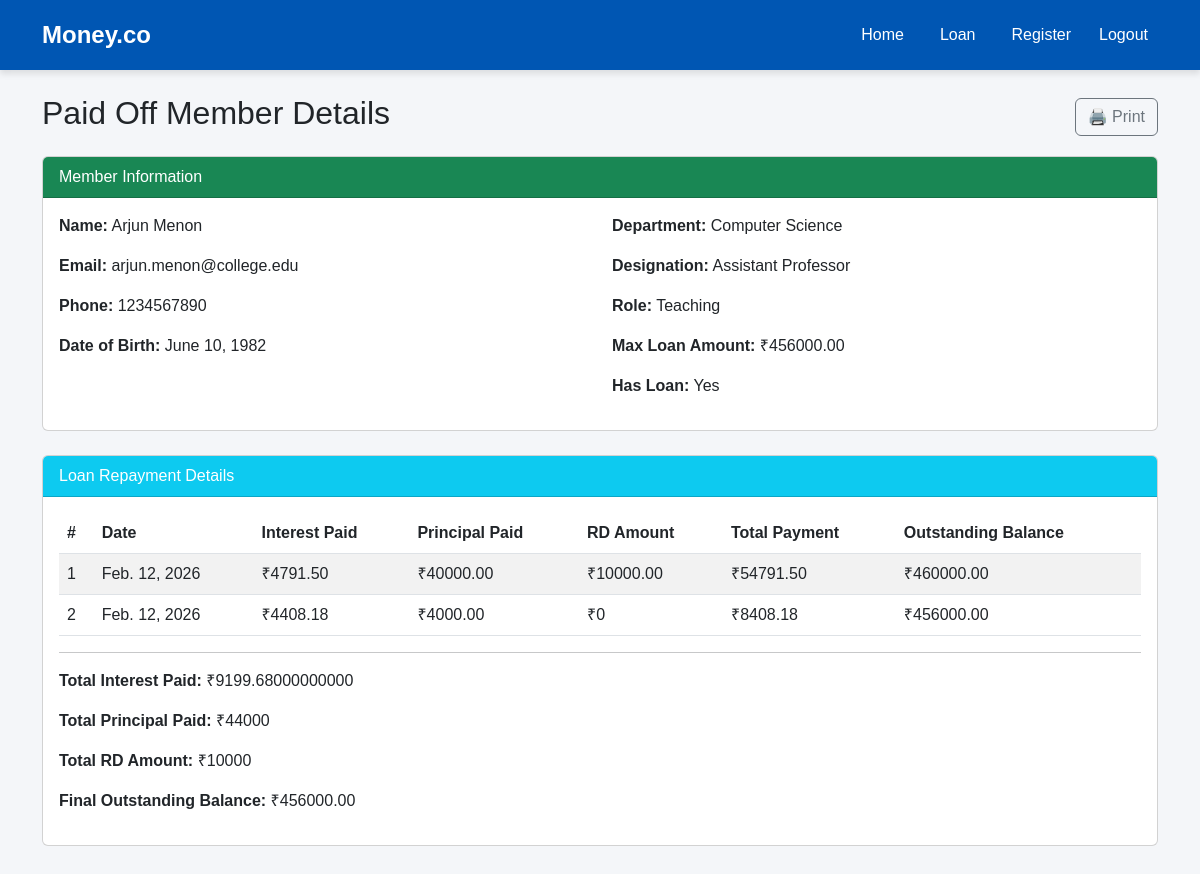
Page /paid_off/view/16/ on the committed database.
### moneyapp/models.py (models this page shows, shortened)
class Member(models.Model):
    ROLE_CHOICES = [
        ('Teaching', 'Teaching Staff'),
        ('Non-Teaching', 'Non-Teaching Staff')
    ]
    name            = models.CharField(max_length=100)
    member_id       = models.CharField(max_length=50, unique=True)
    department      = models.CharField(max_length=100, blank=True)
    designation     = models.CharField(max_length=100, blank=True)
    mob             = models.CharField(max_length=10, validators=[phone_validator])
    email           = models.EmailField()
    dob             = models.DateField()
    doj             = models.DateField()
    doj_service     = models.DateField()
    maximum_period  = models.IntegerField()
    max_loan_amount = models.DecimalField(max_digits=10, decimal_places=2)
    city            = models.CharField(max_length=100)
    pincode         = models.CharField(max_length=10)
    role            = models.CharField(max_length=20, choices=ROLE_CHOICES, default='Non-Teaching')
    has_loan        = models.BooleanField(default=False)

class LoanRepayment(models.Model):
    member               = models.ForeignKey(Member, on_delete=models.CASCADE)
    repayment_number     = models.PositiveIntegerField()
    repayment_date       = models.DateField()
    interest_paid        = models.DecimalField(max_digits=10, decimal_places=2)
    principal_paid       = models.DecimalField(max_digits=10, decimal_places=2)
    rd_amount            = models.DecimalField(max_digits=10, decimal_places=2, default=0)
    total_payment        = models.DecimalField(max_digits=10, decimal_places=2)
    outstanding_balance  = models.DecimalField(max_digits=10, decimal_places=2)
    class Meta:
        ordering = ('member', 'repayment_number')
        constraints = [
            UniqueConstraint(
                fields=['member', 'repayment_number'],
                name='unique_member_repayment'
            )
        ]

### moneyapp/views.py (the view)
# urls.py: path('paid_off/view/<int:member_id>/', views.view_paid_off_details, name='view_paid_off_details'),  # placeholder
def view_paid_off_details(request, member_id):
    member = get_object_or_404(Member, id=member_id)
    repayments = LoanRepayment.objects.filter(member=member)
    totals = repayments.aggregate(
        total_interest=Sum('interest_paid'),
        total_principal=Sum('principal_paid'),
        total_rd=Sum('rd_amount')
    )
    return render(request, 'paid_off_detail.html', {
        'member': member,
        'repayments': repayments,
        'total_interest': totals['total_interest'] or 0,
        'total_principal': totals['total_principal'] or 0,
        'total_rd': totals['total_rd'] or 0,
        'final_balance': member.max_loan_amount
    })

### moneyapp/templates/paid_off_detail.html (shortened to what this page needs)
{% extends 'base.html' %}
{% load static %}
{% block content %}
<div class="container mt-4" id="printSection">
    <div class="d-flex justify-content-between align-items-center mb-3">
        <h2>Paid Off Member Details</h2>
        <button class="btn btn-outline-secondary d-print-none" onclick="window.print()">
            🖨️ Print
        </button>
    </div>
    <div class="card mb-4">
        <div class="card-header bg-success text-white">
            Member Information
        </div>
        <div class="card-body row">
            <div class="col-md-6">
                <p><strong>Name:</strong> {{ member.name }}</p>
                <p><strong>Email:</strong> {{ member.email }}</p>
                <p><strong>Phone:</strong> {{ member.mob }}</p>
                <p><strong>Date of Birth:</strong> {{ member.dob }}</p>
            </div>
            <div class="col-md-6">
                <p><strong>Department:</strong> {{ member.department }}</p>
                <p><strong>Designation:</strong> {{ member.designation }}</p>
                <p><strong>Role:</strong> {{ member.role }}</p>
                <p><strong>Max Loan Amount:</strong> ₹{{ member.max_loan_amount }}</p>
                <p><strong>Has Loan:</strong> {{ member.has_loan|yesno:"Yes,No" }}</p>
            </div>
        </div>
    </div>
    <div class="card">
        <div class="card-header bg-info text-white">
            Loan Repayment Details
        </div>
        <div class="card-body">
            {% if repayments %}
                <table class="table table-striped">
                    <thead>
                        <tr>
                            <th>#</th>
                            <th>Date</th>
                            <th>Interest Paid</th>
                            <th>Principal Paid</th>
                            <th>RD Amount</th>
                            <th>Total Payment</th>
                            <th>Outstanding Balance</th>
                        </tr>
                    </thead>
                    <tbody>
                        {% for r in repayments %}
                        <tr>
                            <td>{{ r.repayment_number }}</td>
                            <td>{{ r.repayment_date }}</td>
                            <td>₹{{ r.interest_paid }}</td>
                            <td>₹{{ r.principal_paid }}</td>
                            <td>₹{{ r.rd_amount|default:0 }}</td>
                            <td>₹{{ r.total_payment }}</td>
                            <td>₹{{ r.outstanding_balance }}</td>
                        </tr>
                        {% endfor %}
                    </tbody>
                </table>
                <hr>
                <p><strong>Total Interest Paid:</strong> ₹{{ total_interest }}</p>
                <p><strong>Total Principal Paid:</strong> ₹{{ total_principal }}</p>
                <p><strong>Total RD Amount:</strong> ₹{{ total_rd }}</p>
                <p><strong>Final Outstanding Balance:</strong> ₹{{ final_balance }}</p>
            {% else %}
                <p>No repayment records found.</p>
            {% endif %}
        </div>
    </div>
</div>
{% endblock %}

### moneyapp/templates/base.html (style rules this page uses)
body { background-color: #f4f6f9; font-family: 'Arial', sans-serif; padding-bottom: 80px; }

### rows in the picture
Member: name "Arjun Menon", email "arjun.menon@college.edu", mob "1234567890", dob "June 10, 1982", department "Computer Science", designation "Assistant Professor", role "Teaching", max_loan_amount "456000.00", has_loan "Yes"
LoanRepayment: repayment_number "1", repayment_date "Feb. 12, 2026", interest_paid "4791.50", principal_paid "40000.00", rd_amount "10000.00", total_payment "54791.50", outstanding_balance "460000.00"
LoanRepayment: repayment_number "2", repayment_date "Feb. 12, 2026", interest_paid "4408.18", principal_paid "4000.00", rd_amount "0", total_payment "8408.18", outstanding_balance "456000.00"

### other values in the picture
{{ total_interest }} "9199.68000000000"
{{ total_principal }} "44000"
{{ total_rd }} "10000"
